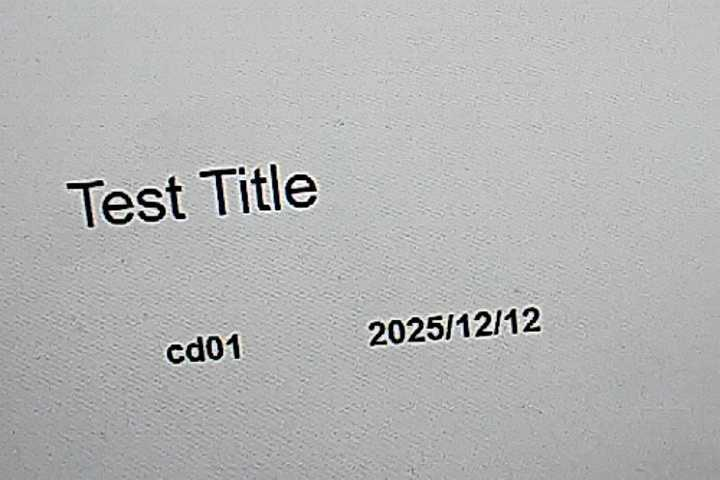
#> input picture samples2/IMG_20251212_152936.jpg, 720 x 480 px, found by its file name
$ jupyter execute --allow-errors final.ipynb
#> lines starting #> are read from the running program, lines starting #| are printed output that depends on the picture; after the words box and inside, x2 and y2 are one past the last pixel; in counts of white or black regions, pixels touching at a corner belong together
[cell 1]
import re
import json
import math
from dataclasses import dataclass
from datetime import datetime
from typing import List, Dict, Any, Optional, Tuple

import numpy as np
import cv2
from PIL import Image
import matplotlib.pyplot as plt
import os
os.environ["DISABLE_MODEL_SOURCE_CHECK"] = "True"

import warnings
warnings.filterwarnings("ignore", category=DeprecationWarning)

from paddleocr import PaddleOCR

[cell 2]
def show(img, title=None, cmap=None, figsize=(8,5)):
    plt.figure(figsize=figsize)
    if title:
        plt.title(title)
    if img.ndim == 2:
        plt.imshow(img, cmap=cmap or "gray")
    else:
        plt.imshow(cv2.cvtColor(img, cv2.COLOR_BGR2RGB))
    plt.axis("off")
    plt.show()

def to_bgr(pil_img: Image.Image) -> np.ndarray:
    arr = np.array(pil_img)
    if arr.ndim == 2:
        return cv2.cvtColor(arr, cv2.COLOR_GRAY2BGR)
    return cv2.cvtColor(arr, cv2.COLOR_RGB2BGR)

def safe_float(x, default=0.0):
    try:
        return float(x)
    except Exception:
        return default

#> (a cell that did not finish here is left out)

[cell 4]
IMAGE_PATH = "D:\\Arvand\\uk\\samples2\\IMG_20251212_152936.jpg"  # put your path here

pil = Image.open(IMAGE_PATH)
#> pil is the input picture: PIL image 720x480 RGB; mean R, G, B 179.8, 180, 180
bgr = to_bgr(pil)

print("Loaded:", IMAGE_PATH)
print("Size:", pil.size, "Mode:", pil.mode)
#| Size: (720, 480) Mode: RGB

show(bgr, "Raw image (BGR displayed as RGB)")

[cell 5]
def preprocess_variants(bgr: np.ndarray) -> Dict[str, np.ndarray]:
    """Return multiple preprocessed images to compare."""
    gray = cv2.cvtColor(bgr, cv2.COLOR_BGR2GRAY)

    # Mild denoise
    den = cv2.bilateralFilter(gray, d=7, sigmaColor=50, sigmaSpace=50)

    # Contrast boost (CLAHE)
    clahe = cv2.createCLAHE(clipLimit=2.0, tileGridSize=(8,8))
    con = clahe.apply(den)

    # Adaptive threshold (good for uneven lighting)
    th_adapt = cv2.adaptiveThreshold(
        con, 255, cv2.ADAPTIVE_THRESH_GAUSSIAN_C, cv2.THRESH_BINARY, 31, 7
    )

    # Otsu threshold (sometimes works great for clean scans)
    _, th_otsu = cv2.threshold(con, 0, 255, cv2.THRESH_BINARY + cv2.THRESH_OTSU)

    return {
        "gray": gray,
        "contrast": con,
        "th_adapt": th_adapt,
        "th_otsu": th_otsu,
    }

def deskew(binary_img: np.ndarray) -> np.ndarray:
    """
    Deskew a binary image (white background, dark text).
    Returns rotated binary. Safe if it can't detect angle.
    """
    # Invert so text is white on black for easier nonzero extraction
    inv = 255 - binary_img
    coords = np.column_stack(np.where(inv > 0))
    if len(coords) < 50:
        return binary_img  # too little text to estimate

    rect = cv2.minAreaRect(coords)
    angle = rect[-1]
    # minAreaRect angle quirks:
    # angle in [-90, 0); convert to a more intuitive rotation
    if angle < -45:
        angle = -(90 + angle)
    else:
        angle = -angle

    (h, w) = binary_img.shape[:2]
    M = cv2.getRotationMatrix2D((w // 2, h // 2), angle, 1.0)
    rotated = cv2.warpAffine(binary_img, M, (w, h), flags=cv2.INTER_CUBIC, borderMode=cv2.BORDER_REPLICATE)
    return rotated

variants = preprocess_variants(bgr)
#> in preprocess_variants, `con = clahe.apply(den)`:
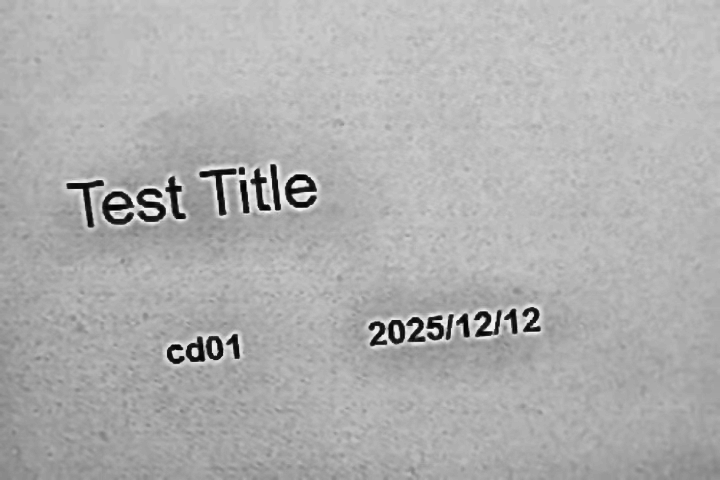
#> con: shape (480, 720); min 1, max 247, mean 175.2
#> in preprocess_variants, `th_adapt = cv2.adaptiveThreshold( con, 255, cv2.ADAPTIVE_THRESH_GAUSSI..`:
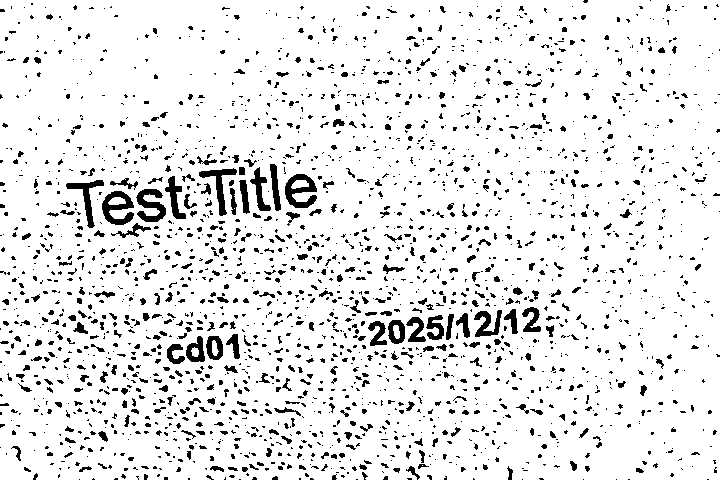
#> th_adapt: shape (480, 720); 90.7% white; 2339 black regions (1935 under 20 px), largest, box (x1, y1, x2, y2) and area: (285, 174, 317, 208) 590, (102, 191, 134, 225) 582, (136, 189, 166, 222) 535
#> in preprocess_variants, `_, th_otsu = cv2.threshold(con, 0, 255, cv2.THRESH_BINARY + cv2.THRESH..`:
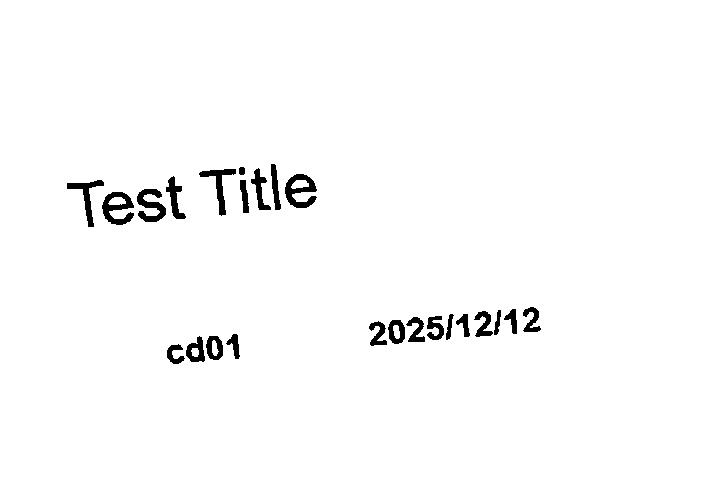
#> th_otsu: shape (480, 720); 98.1% white; 24 black regions, largest, box (x1, y1, x2, y2) and area: (285, 174, 317, 208) 569, (102, 192, 134, 225) 556, (137, 189, 166, 222) 510
#> variants = 4 items

for k, img in variants.items():
    show(img, f"Preprocess: {k}")
#> this loop made 4 passes
#> k on passes 1 to 4: 'gray', 'contrast', 'th_adapt', 'th_otsu'

# Pick one thresholding result for OCR:
chosen = variants["th_otsu"]  # try th_otsu if better
deskewed = deskew(chosen)
#> in deskew, `coords = np.column_stack(np.where(inv > 0))`: coords = 6569 pairs, first value 164 to 363, second value 67 to 540
#> in deskew, `rect = cv2.minAreaRect(coords)`: rect = ((256.6, 303.4), (458.6, 190.3), -84.86)
#> in deskew, `angle = rect[-1]`: angle = -84.86
#> in deskew, `angle = -(90 + angle)`: angle = -5.14
#> in deskew, `M = cv2.getRotationMatrix2D((w // 2, h // 2), angle, 1.0)`: M = [[0.996, -0.0896, 22.94], [0.0896, 0.996, -31.28]]
#> in deskew, `rotated = cv2.warpAffine(binary_img, M, (w, h), flags=cv2.INTER_CUBIC,..`:
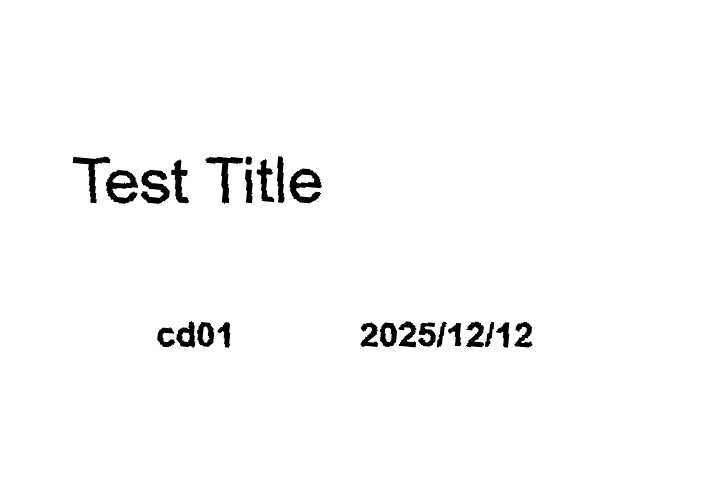
#> rotated: shape (480, 720); min 0, max 255, mean 250.2

show(deskewed, "Chosen + deskewed (binary)")
